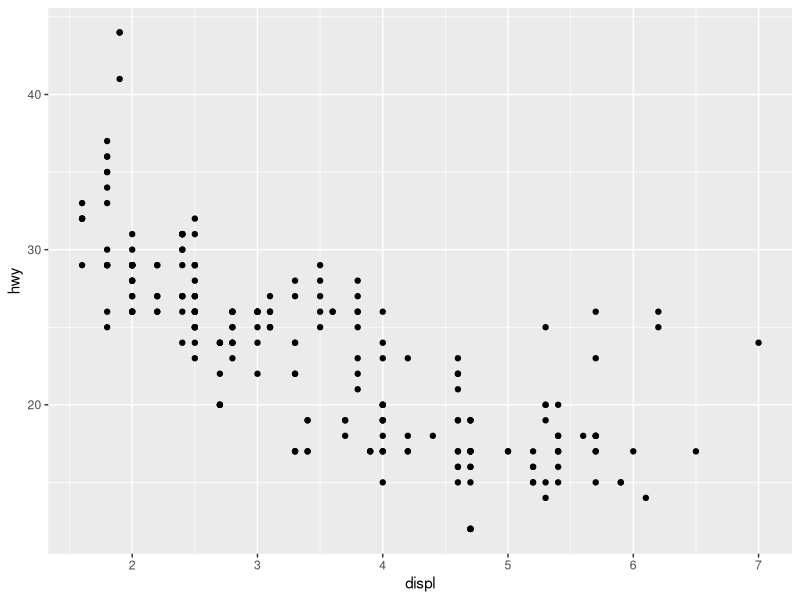
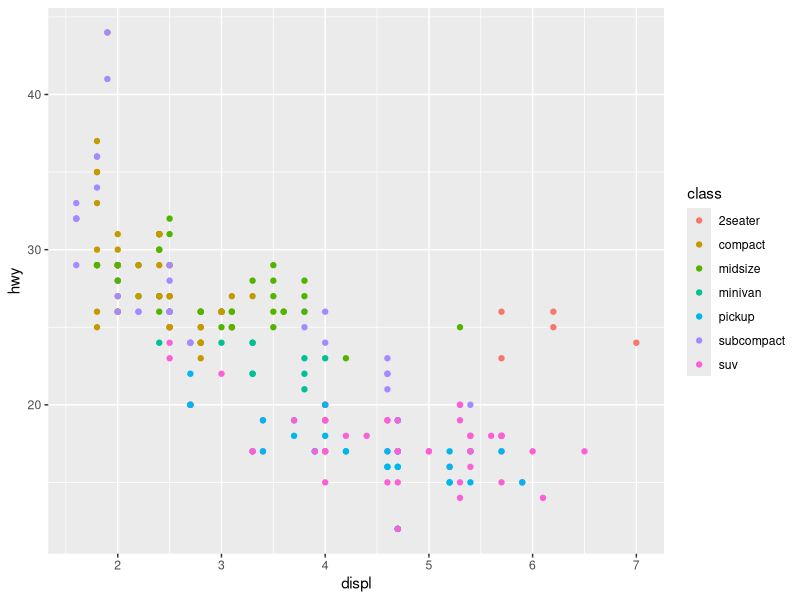
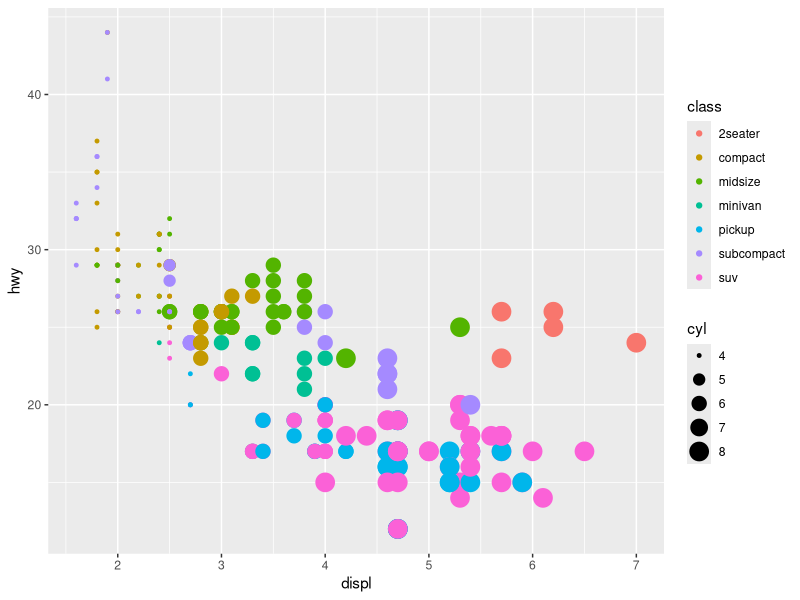
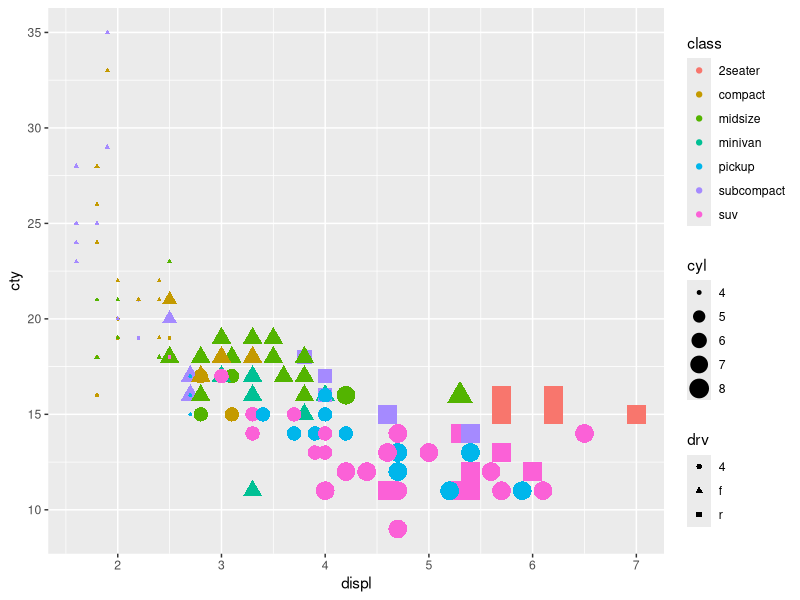
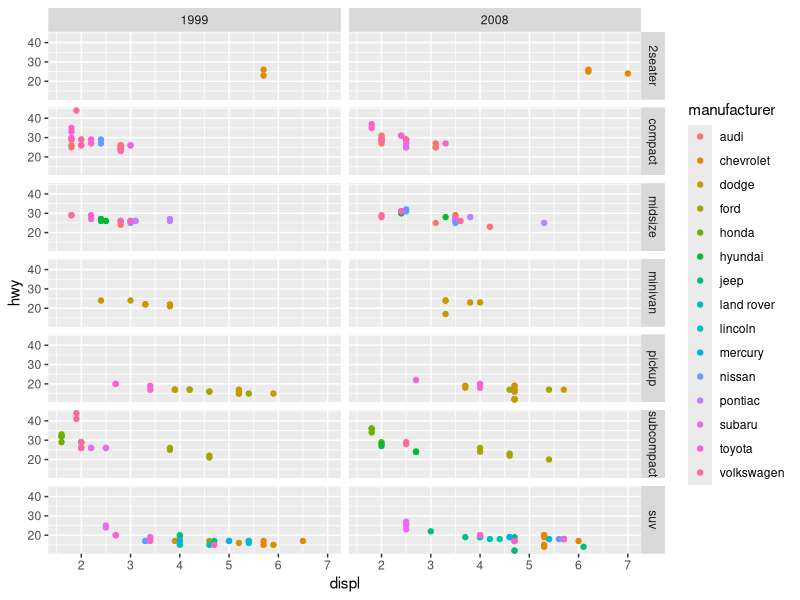

These figures' R source, in order:
library(ggplot2)

ggplot(data=mpg, aes(x=displ,y=hwy))+
  geom_point()

ggplot(data=mpg, aes(x=displ,y=hwy,colour=class))+
  geom_point()

ggplot(data=mpg, aes(x=displ,y=hwy,colour=class,size=cyl))+
  geom_point()

ggplot(data=mpg, aes(x=displ,y=cty,colour=class,size=cyl,shape=drv))+
  geom_point()

ggplot(data=mpg, aes(x=displ,y=hwy,colour=manufacturer))+
  geom_point()+facet_grid(class~year)



